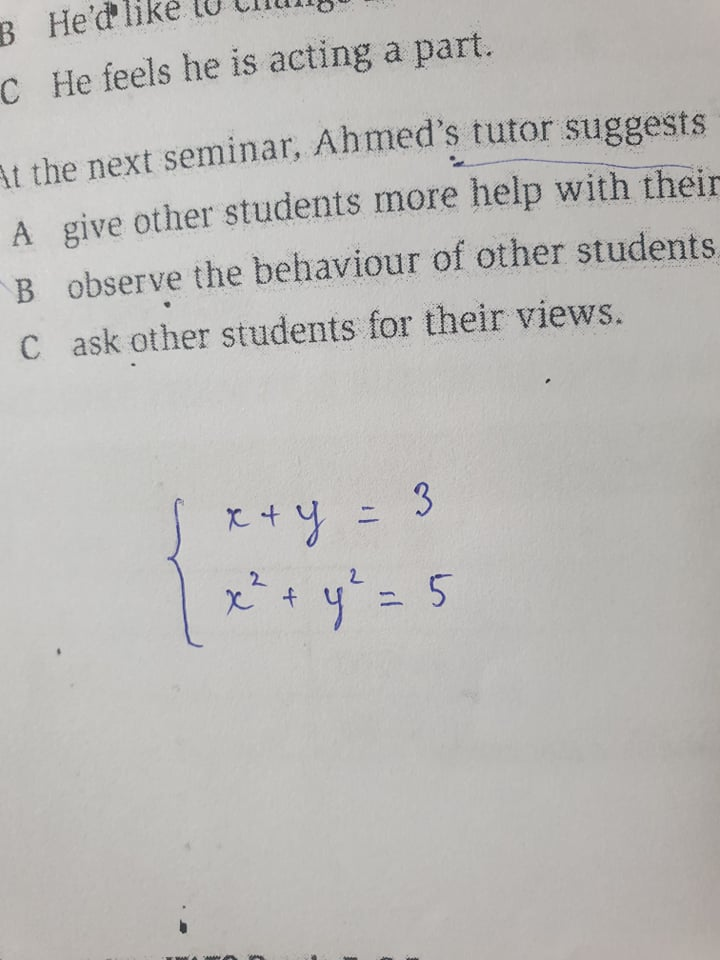
#> input picture image_test/123.jpg, 720 x 960 px
$ python -i helpers.py   (imports and definitions only)
#> lines starting #> are read from the running program, lines starting #| are printed output that depends on the picture; after the words box and inside, x2 and y2 are one past the last pixel; in counts of white or black regions, pixels touching at a corner belong together
#> further down, picture is the input picture: shape (960, 720, 3); mean B, G, R 182.7, 185.6, 187.1
import os
import time
import urllib.request

import cv2
import latex2mathml.converter
import matplotlib.pyplot as plt
import numpy as np


def preprocessing_image(image):
    """
    preprocess character's images
    """
    image_gray = cv2.cvtColor(image, cv2.COLOR_BGR2GRAY)
    image_blur = cv2.medianBlur(image_gray, 3)
    ret, thresh = cv2.threshold(image_blur, 120, 255,
                                cv2.THRESH_BINARY + cv2.THRESH_OTSU)
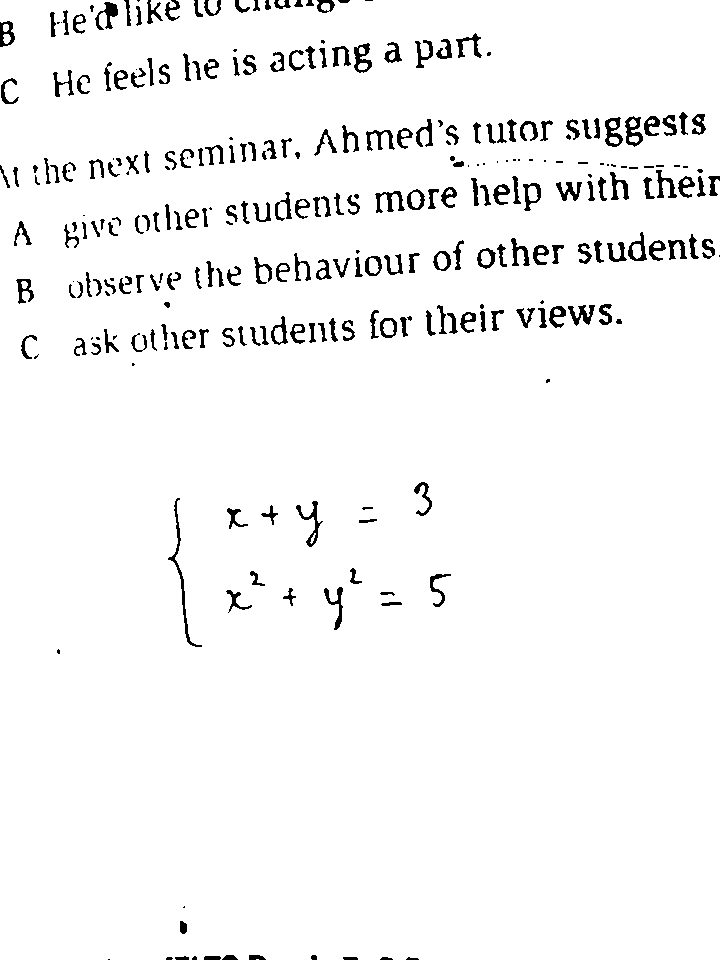
#> thresh: shape (960, 720); 96.2% white; 296 black regions (60 under 20 px), largest, box (x1, y1, x2, y2) and area: (168, 498, 202, 647) 449, (296, 501, 323, 547) 295, (95, 2, 118, 30) 279
#> ret = 148
    image_bw = cv2.bitwise_not(thresh)

    # Padding
    h, w = image_gray.shape
#> h = 960; w = 720
    pad_size = int(abs(h - w) / 2)
#> pad_size = 120
    pad_extra = abs(h - w) % 2
#> pad_extra = 0
    image_padding = np.array([])
    if h > w:
        image_padding = cv2.copyMakeBorder(image_bw,
                                           0,
                                           0,
                                           pad_size + pad_extra,
                                           pad_size,
                                           cv2.BORDER_CONSTANT,
                                           value=[0, 0, 0])
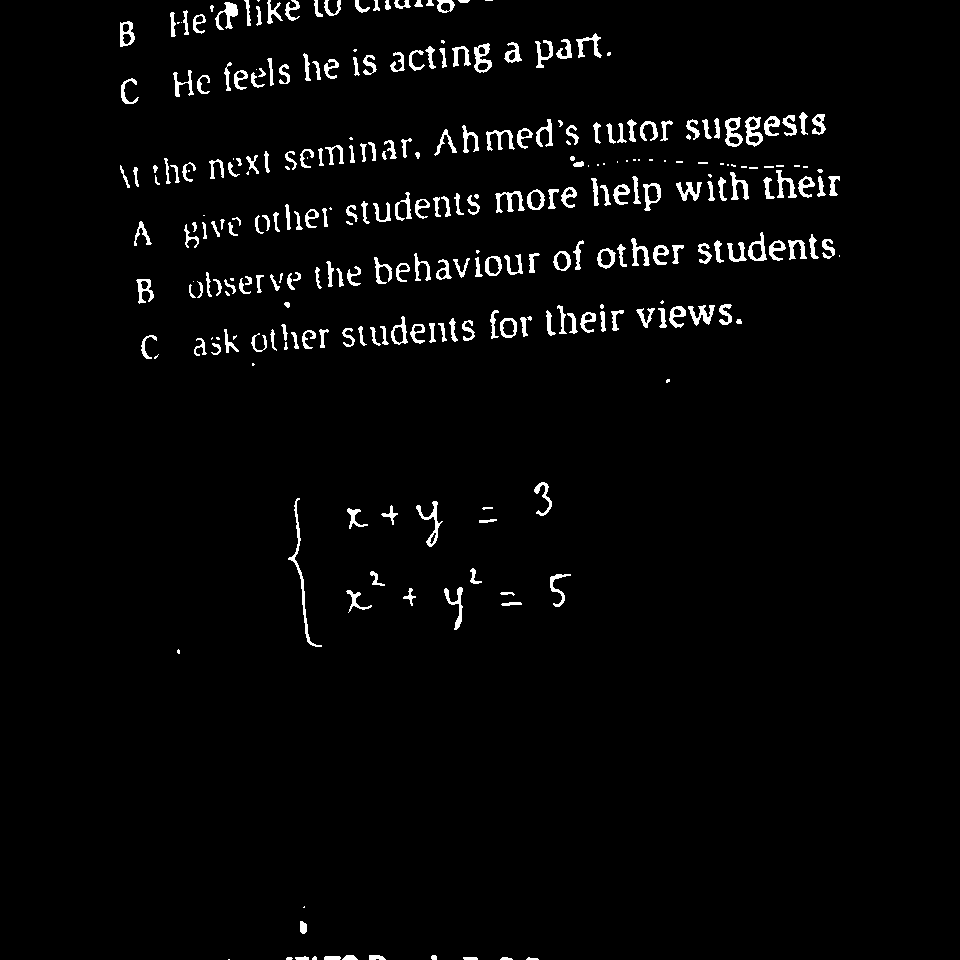
#> image_padding: shape (960, 960); 2.8% white; 296 white regions (60 under 20 px), largest, box (x1, y1, x2, y2) and area: (288, 498, 322, 647) 449, (416, 501, 443, 547) 295, (215, 2, 238, 30) 279
        image_padding = cv2.copyMakeBorder(image_padding,
                                           5,
                                           5,
                                           5,
                                           5,
                                           cv2.BORDER_CONSTANT,
                                           value=[0, 0, 0])
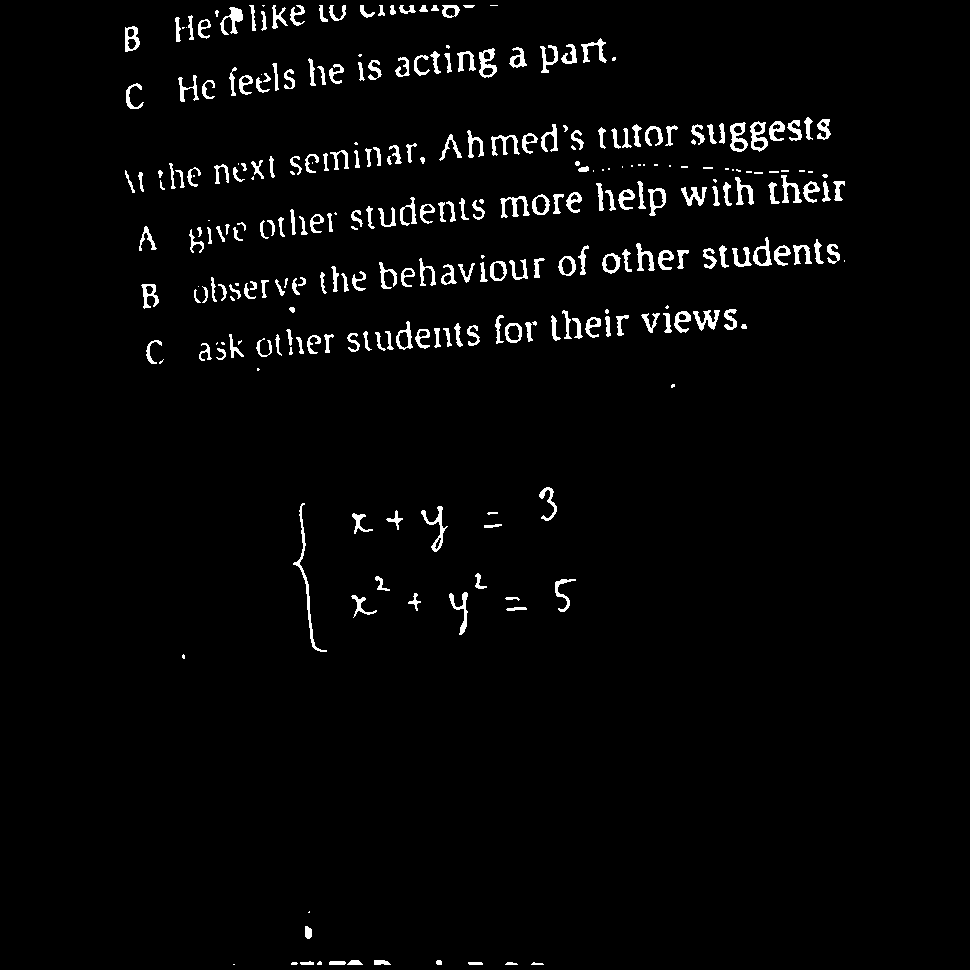
#> image_padding: shape (970, 970); 2.8% white; 296 white regions (60 under 20 px), largest, box (x1, y1, x2, y2) and area: (293, 503, 327, 652) 449, (421, 506, 448, 552) 295, (220, 7, 243, 35) 279
    elif w > h:
        image_padding = cv2.copyMakeBorder(image_bw,
                                           pad_size + pad_extra,
                                           pad_size,
                                           0,
                                           0,
                                           cv2.BORDER_CONSTANT,
                                           value=[0, 0, 0])
        image_padding = cv2.copyMakeBorder(image_padding,
                                           5,
                                           5,
                                           5,
                                           5,
                                           cv2.BORDER_CONSTANT,
                                           value=[0, 0, 0])
    else:
        image_padding = image_bw

    # Resize 28x28
    image_resized = cv2.resize(image_padding, (28, 28))
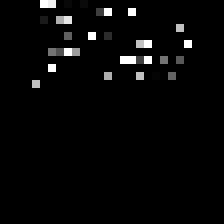
#> image_resized: shape (28, 28) (shown 8 times larger); min 0, max 255, mean 6.8

    # Dilate
    kernel_dilate = np.array((3, 3), np.uint8)
    image_dilate = cv2.dilate(image_resized, kernel_dilate)
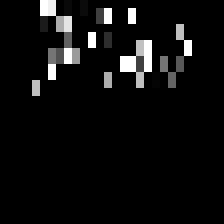
#> image_dilate: shape (28, 28) (shown 8 times larger); min 0, max 255, mean 13.7

    # show_image([image_dilate])
    # plt.show()

    # Expand dims
    image_result = np.expand_dims(image_dilate, 0)
    return image_result


# [84 lines left out: functions text_skew, eq_4_display, show_image, not called in this run]

>>> import cv2
>>> picture = cv2.imread('image_test/123.jpg')
>>> result = preprocessing_image(picture)

$ run again, on image_test/2.jpg
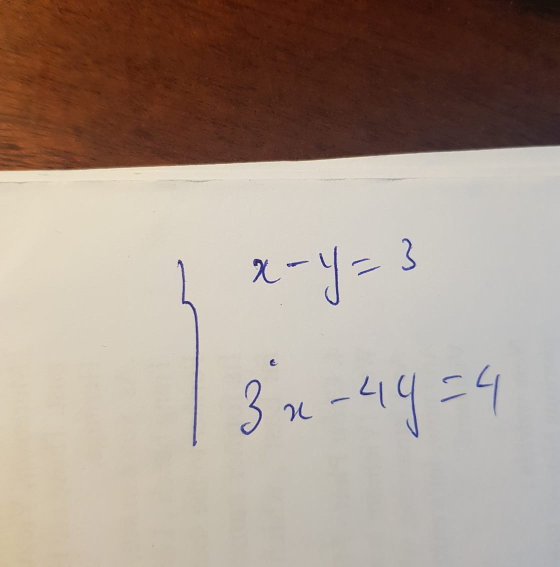
#> input picture image_test/2.jpg, 1120 x 1134 px (shown at 1/2 size)
#> picture is the input picture: shape (1134, 1120, 3); mean B, G, R 141.5, 153.3, 169.6
#> in preprocessing_image, `ret, thresh = cv2.threshold(image_blur, 120, 255, cv2.THRESH_BINARY + ..`:
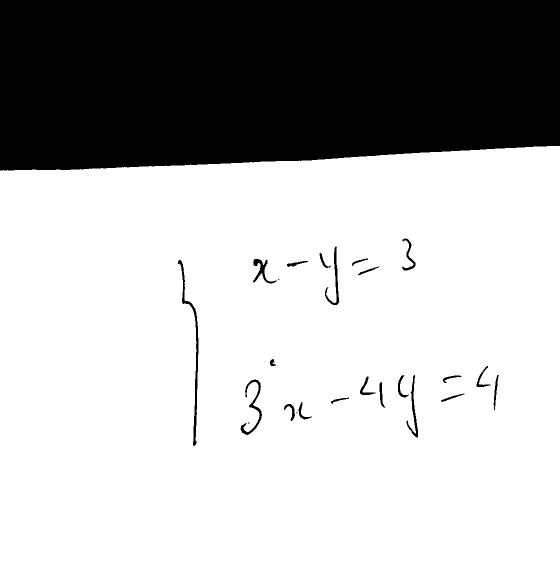
#> thresh: shape (1134, 1120) (shown at 1/2 size); 71.2% white; 25 black regions (3 under 20 px), largest, box (x1, y1, x2, y2) and area: (0, 0, 1120, 341) 358213, (356, 520, 397, 892) 1733, (481, 759, 524, 870) 915
#> ret = 125
#> in preprocessing_image, `image_dilate = cv2.dilate(image_resized, kernel_dilate)`:
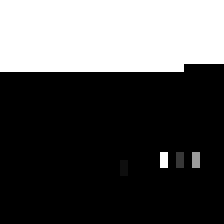
#> image_dilate: shape (28, 28) (shown 8 times larger); min 0, max 255, mean 81.6

$ run again, on image_test/9.jpg
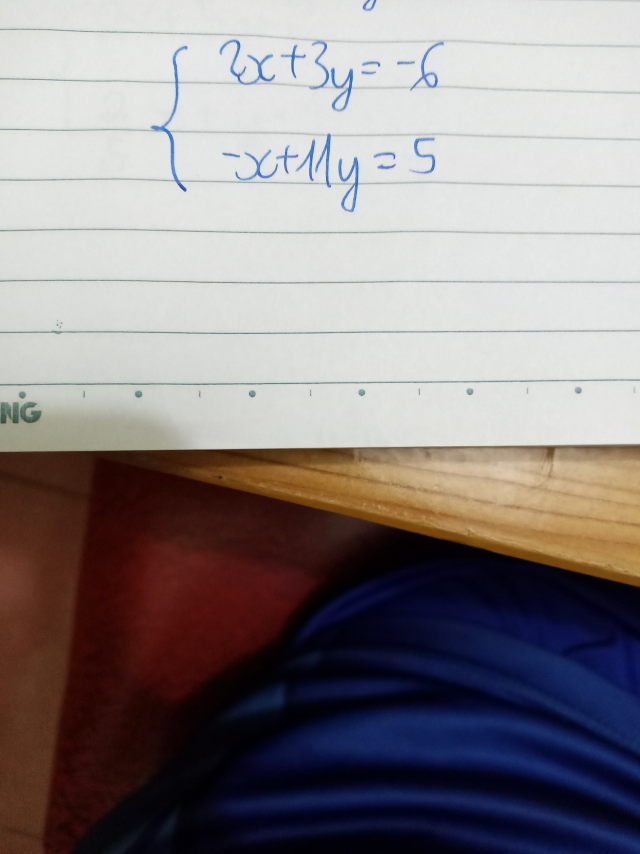
#> input picture image_test/9.jpg, 1920 x 2560 px (shown at 1/3 size)
#> picture is the input picture: shape (2560, 1920, 3); mean B, G, R 134.1, 132.3, 139.5
#> in preprocessing_image, `ret, thresh = cv2.threshold(image_blur, 120, 255, cv2.THRESH_BINARY + ..`:
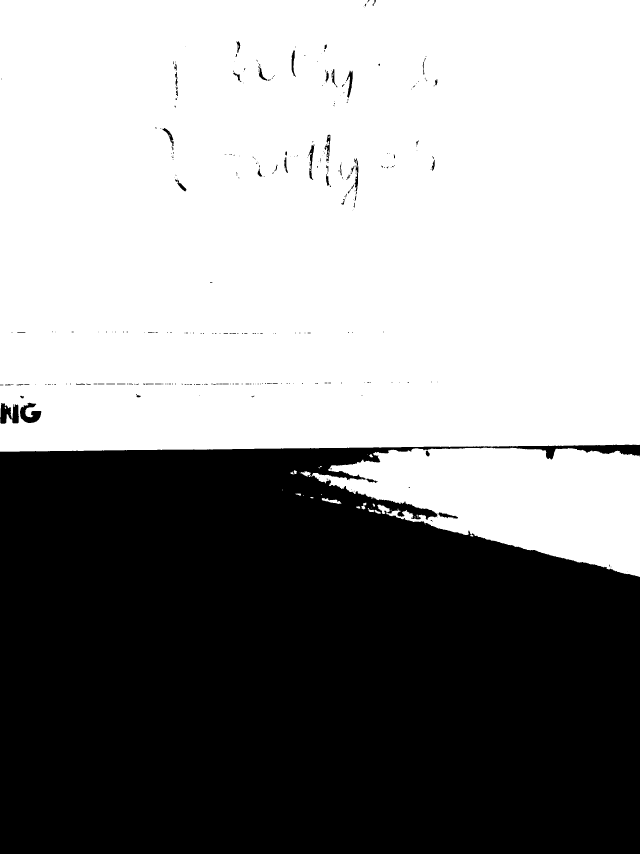
#> thresh: shape (2560, 1920) (shown at 1/3 size); 56.9% white; 334 black regions (256 under 20 px), largest, box (x1, y1, x2, y2) and area: (0, 1334, 1920, 2560) 2102356, (0, 1209, 57, 1271) 2332, (60, 1208, 124, 1269) 2074
#> ret = 121
#> in preprocessing_image, `image_resized = cv2.resize(image_padding, (28, 28))`:
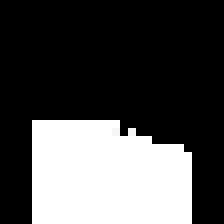
#> image_resized: shape (28, 28) (shown 8 times larger); min 0, max 255, mean 77.1
